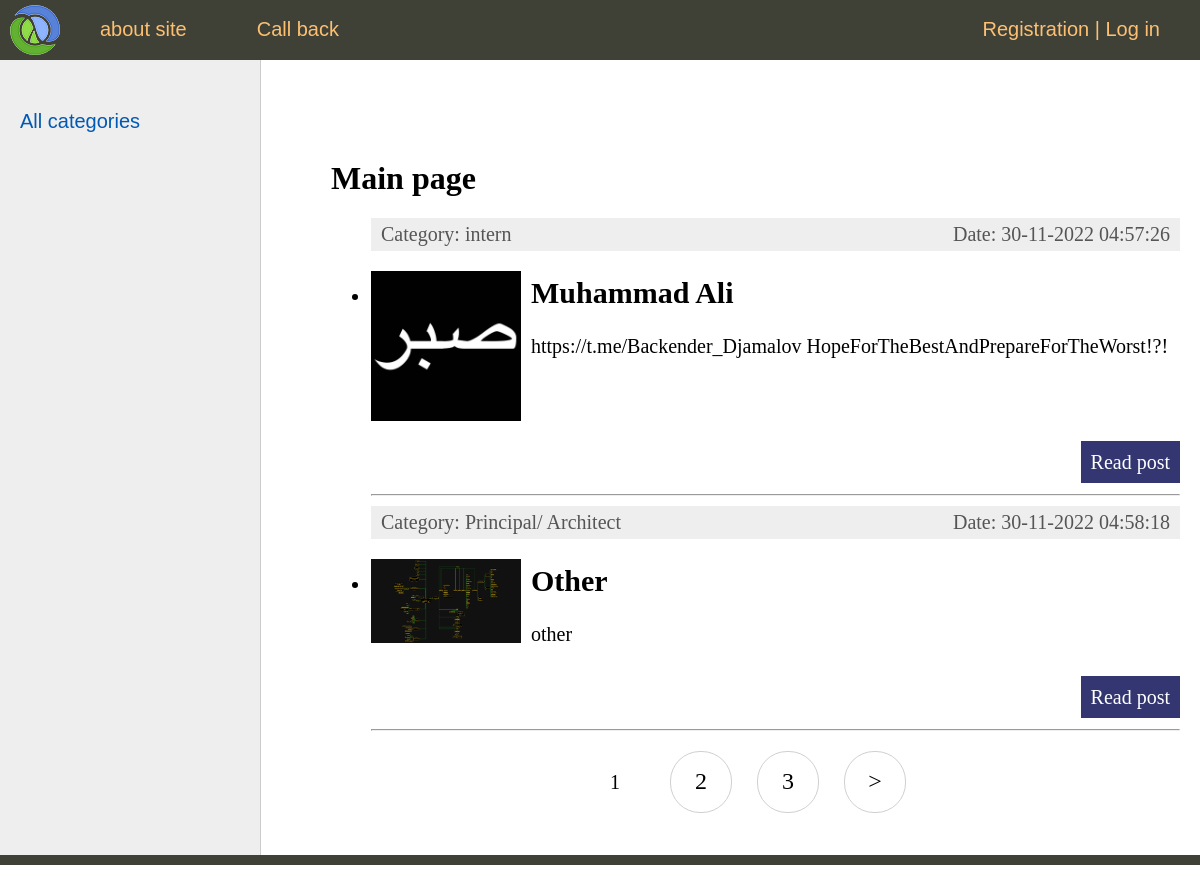
The page / on the database its author committed.
### ProgrammingCategory/models.py (models this page shows, shortened)
class Developer(models.Model):
  title = models.CharField(max_length=255)
  slug = models.SlugField(max_length=255, unique=True, db_index=True, verbose_name="URL")
  content = models.TextField(blank=True)
  photo = models.ImageField(upload_to="photos/%Y/%m/%d/")
  time_create = models.DateTimeField(auto_now_add=True)
  time_update = models.DateTimeField(auto_now=True)
  is_published = models.BooleanField(default=True)
  cat = models.ForeignKey('Category', on_delete=models.PROTECT)
  def get_absolute_url(self):
    return reverse('post', kwargs={"post_slug": self.slug})
  class Meta:
    verbose_name = 'Programmers'
    verbose_name_plural = 'Programmers'
    ordering = ['id']

class Category(models.Model):
  name = models.CharField(max_length=100, db_index=True, verbose_name="Category")
  slug = models.SlugField(max_length=255, unique=True, db_index=True, verbose_name="URL")
  def __str__(self):
    return self.name
  class Meta:
    verbose_name_plural = 'Categories'
    ordering = ['id']

### api/ProgrammingCategory/views.py (the view)
# urls.py: path('', DeveloperHome.as_view(), name='home'),
class DeveloperHome(DataMixin, ListView):
  model = Developer
  template_name = 'ProgrammingCategory/index.html'
  context_object_name = 'posts'
  def get_context_data(self, *, object_list=None, **kwargs):
    context = super().get_context_data(**kwargs)
    c_def = self.get_user_context(title="Main page")
    return dict(list(context.items()) + list(c_def.items()))
  def get_queryset(self):
    return Developer.objects.filter(is_published=True).select_related('cat')

### ProgrammingCategory/utils.py (called while the page is built)
  def get_user_context(self, **kwargs):
    context = kwargs
    cats = cache.get('cats')
    if not cats:
      cats = Category.objects.annotate(Count('developer'))
      cache.set('cats', cats, 60)
    user_menu = menu.copy()
    if not self.request.user.is_authenticated:
      user_menu.pop(1)
    context['menu'] = user_menu
    context['cats'] = cats
    if 'cat_selected' not in context:
      context['cat_selected'] = 0
    return context

### ProgrammingCategory/templates/ProgrammingCategory/index.html (shortened to what this page needs)
{% extends 'ProgrammingCategory/base.html' %}
{% block content %}
  <h1>{{ title }}</h1>
  <ul class="list-arcitcles">
    {% for p in posts %}
      <li>
        <div class="article-panel">
          <p class="first">Category: {{ p.cat }}</p>
          <p class="last">Date: {{ p.time_update|date:"d-m-Y H:i:s" }}</p>
        </div>
        {% if p.photo %}
          <p><img class="img-article-left thumb" src="{{ p.photo.url }}"></p>
        {% endif %}
        <h2>{{ p.title }}</h2>
        <p>{{ p.content|linebreaks|truncatewords:50 }}</p>
        <p class="link-read-post"><a href="{{ p.get_absolute_url }}">Read post</a></p>
        <hr>
      </li>
    {% endfor %}
  </ul>
{% endblock content %}

### ProgrammingCategory/static/ProgrammingCategory/css/styles.css (style rules this page uses)
html, body { font-family: 'Arial'; margin: 0; padding: 0; height: 100%; width: 100%; color: #444; }
a { color: #0059b2; text-decoration: none; }
img { max-width: 600px; height: auto; }
img.img-article-left { max-width: 300px; height: auto; float: left; padding: 0 10px 10px 0; }
img.img-article-left.thumb { max-width: 150px; height: auto; }
p.link-read-post { text-align: right; }
p.link-read-post a { padding: 10px; min-width: 100px; background: #333671; color: #fff; text-decoration: none; }
div.article-panel { background: #eee; padding: 5px 10px 5px 10px; box-sizing: border-box; overflow: hidden; color: #555; }
div.article-panel p.first { margin: 0; float: left; }
div.article-panel p.last { margin: 0; float: right; }
.content-text h1 { font-size: 32px; }

### rows shown on the page
Developer: cat "intern", time_update "30-11-2022 04:57:26", photo (picture), title "Muhammad Ali", content "https://t.me/Backender_Djamalov HopeForTheBestAndPrepareForTheWorst!?!"
Developer: cat "Principal/ Architect", time_update "30-11-2022 04:58:18", photo (picture), title "Other", content "other"

### other values the page prints
{{ m.title }} "about site" "Call back"
{{ title }} "Main page"
{{ p }} "1"
{{ p }} "2" "3"
